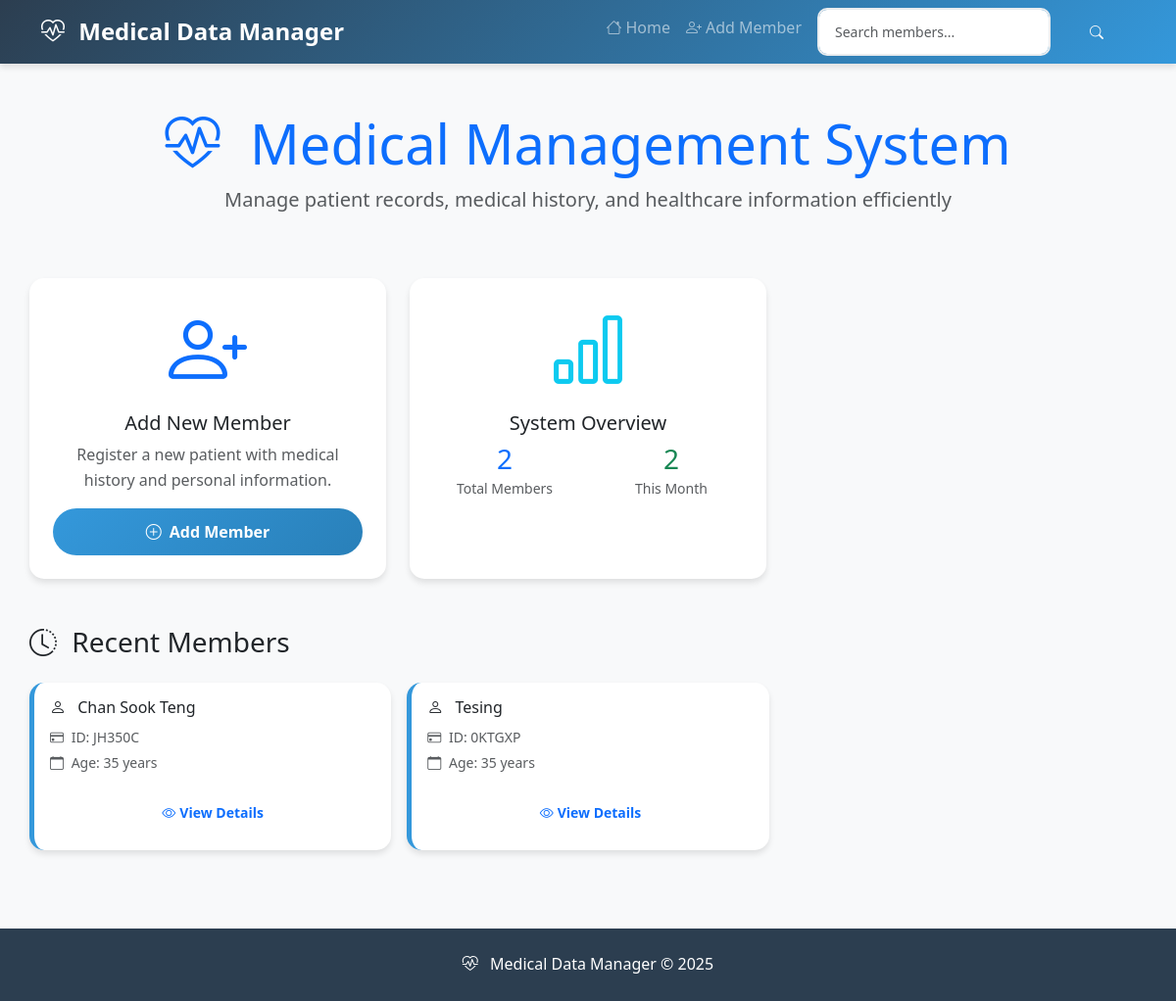
The page / on the database its author committed.
### app.py (models this page shows, shortened)
class Member(db.Model):
    id = db.Column(db.Integer, primary_key=True)
    member_id = db.Column(db.String(6), unique=True, nullable=False)
    name = db.Column(db.String(100), nullable=False)
    date_of_birth = db.Column(db.Date, nullable=False)
    age = db.Column(db.Integer)
    gender = db.Column(db.String(10), nullable=False)
    underlying = db.Column(db.String(200), nullable=False, default='')
    drug_allergy = db.Column(db.String(200), nullable=False, default='')
    created_at = db.Column(db.DateTime, default=datetime.now)
    updated_at = db.Column(db.DateTime, default=datetime.now)
    doctors = db.relationship("Doctor", backref='member', lazy=True, cascade='all,delete-orphan')
    medications = db.relationship('Medication', backref='member', lazy=True, cascade="all,delete-orphan")
    diagnoses = db.relationship("Diagnosis", backref='member', lazy=True, cascade="all,delete-orphan")
    medical_files = db.relationship('MedicalFile', backref='member', lazy=True, cascade='all,delete-orphan')

### app.py (the view)
@app.route('/')
def home():
    try:
        with app.app_context():
            from sqlalchemy import inspect
            inspector = inspect(db.engine)
            tables = inspector.get_table_names()
            if 'member' not in tables:
                print("Member table not found. Creating tables...")
                db.create_all()
        total_members = Member.query.count()
        recent_members = Member.query.order_by(Member.created_at.desc()).limit(6).all()
        recent_additions = Member.query.filter(
            Member.created_at >= datetime.now() - timedelta(days=30)
        ).count()
        return render_template("index.html",
                             total_members=total_members,
                             recent_members=recent_members,
                             recent_additions=recent_additions)
    except Exception as e:
        return f"""
        <html>
        <head><title>Medical App</title></head>
        <body>
            <h1>Medical Records App</h1>
            <h2>Database Status</h2>
            <p>Error: {str(e)}</p>
            <h3>Quick Actions:</h3>
            <ul>
                <li><a href="/init-db">Initialize Database</a></li>
                <li><a href="/test">Test Connection</a></li>
                <li><a href="/add-member">Add Member (if DB works)</a></li>
            </ul>
        </body>
        </html>
        """

### templates/index.html (shortened to what this page needs)
{% extends "base.html" %}
{% block content %}
<div class="row">
    <div class="col-12 text-center mb-5">
        <h1 class="display-4 text-primary">
            <i class="bi bi-heart-pulse me-3"></i>
            Medical Management System
        </h1>
        <p class="lead text-muted">Manage patient records, medical history, and healthcare information efficiently</p>
    </div>
</div>
<div class="row g-4">
    <div class="col-md-6 col-lg-4">
        <div class="card h-100 text-center">
            <div class="card-body p-4">
                <div class="mb-3">
                    <i class="bi bi-person-plus display-1 text-primary"></i>
                </div>
                <h5 class="card-title">Add New Member</h5>
                <p class="card-text text-muted">Register a new patient with medical history and personal information.</p>
                <a href="{{ url_for('add_member') }}" class="btn btn-primary">
                    <i class="bi bi-plus-circle me-2"></i>Add Member
                </a>
            </div>
        </div>
    </div>
    <div class="col-md-6 col-lg-4">
        <div class="card h-100">
            <div class="card-body p-4">
                <div class="text-center mb-3">
                    <i class="bi bi-bar-chart display-1 text-info"></i>
                </div>
                <h5 class="card-title text-center">System Overview</h5>
                <div class="row text-center">
                    <div class="col-6">
                        <h3 class="text-primary mb-0">{{ total_members or 0 }}</h3>
                        <small class="text-muted">Total Members</small>
                    </div>
                    <div class="col-6">
                        <h3 class="text-success mb-0">{{ recent_additions or 0 }}</h3>
                        <small class="text-muted">This Month</small>
                    </div>
                </div>
            </div>
        </div>
    </div>
</div>
{% if recent_members %}
<div class="row mt-5">
    <div class="col-12">
        <h3 class="mb-4">
            <i class="bi bi-clock-history me-2"></i>
            Recent Members
        </h3>
        <div class="row g-3">
            {% for member in recent_members %}
            <div class="col-md-6 col-lg-4">
                <div class="card member-card">
                    <div class="card-body">
                        <h6 class="card-title text-capitalize">
                            <i class="bi bi-person me-2"></i>
                            {{ member.name }}
                        </h6>
                        <p class="card-text">
                            <small class="text-muted">
                                <i class="bi bi-credit-card me-1"></i>
                                ID: {{ member.member_id }}
                            </small><br>
                            <small class="text-muted">
                                <i class="bi bi-calendar me-1"></i>
                                Age: {{ member.age }} years
                            </small>
                        </p>
                        <a href="{{ url_for('view_member', member_id=member.member_id) }}"
                           class="btn btn-outline-primary btn-sm">
                            <i class="bi bi-eye me-1"></i>View Details
                        </a>
                    </div>
                </div>
            </div>
            {% endfor %}
        </div>
    </div>
</div>
{% endif %}
{% endblock %}

### static/css/style.css (style rules this page uses)
:root { --primary-color: #2c3e50; --secondary-color: #3498db; --success-color: #27ae60; --warning-color: #f39c12; --danger-color: #e74c3c; --light-bg: #f8f9fa; --card-shadow: 0 4px 6px rgba(0, 0, 0, 0.1); }
body { background-color: var(--light-bg); font-family: 'Segoe UI', Tahoma, Geneva, Verdana, sans-serif; line-height: 1.6; }
.card { border: none; border-radius: 15px; box-shadow: var(--card-shadow); transition: transform 0.3s ease, box-shadow 0.3s ease; }
.btn { border-radius: 25px; padding: 0.75rem 2rem; font-weight: 600; transition: all 0.3s ease; border: none; }
.btn-primary { background: linear-gradient(135deg, var(--secondary-color), #2980b9); }
.member-card { border-left: 5px solid var(--secondary-color); }
.row.g-4 .card { height: 100%; display: flex; flex-direction: column; }
.card-body { flex-grow: 1; display: flex; flex-direction: column; }

### rows shown on the page
Member: name "Chan Sook Teng", member_id "JH350C", age "35"
Member: name "Tesing", member_id "0KTGXP", age "35"

### other values the page prints
{{ total_members or 0 }} "2"
{{ recent_additions or 0 }} "2"
